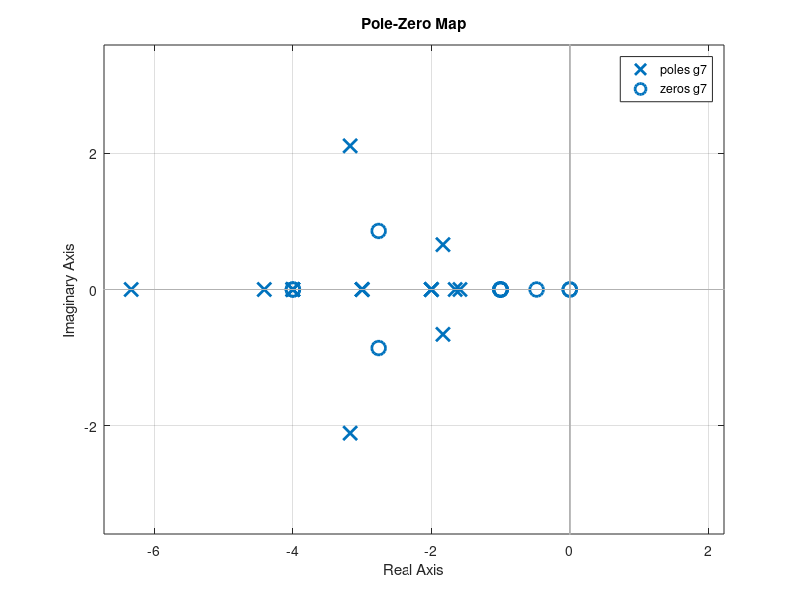

Write the MATLAB code that produced this figure.
 n1=[1 1];
 d1=[1 5 6];
 
 g1=tf(n1,d1)
pzmap(g1)

 n2=[1 0];
 d2=[1 4];

 g2=tf(n2,d2)
 pzmap(g2)

 g3=parallel(g1,g2)
 pzmap(g3)

 g4=series(g1,g2)
 pzmap(g4)

 g5=feedback(g1,g2)
 pzmap(g5)

g6=feedback(g1,g2,1)
pzmap(g6)

g7=feedback(g1,1)
pzmap(g7)





